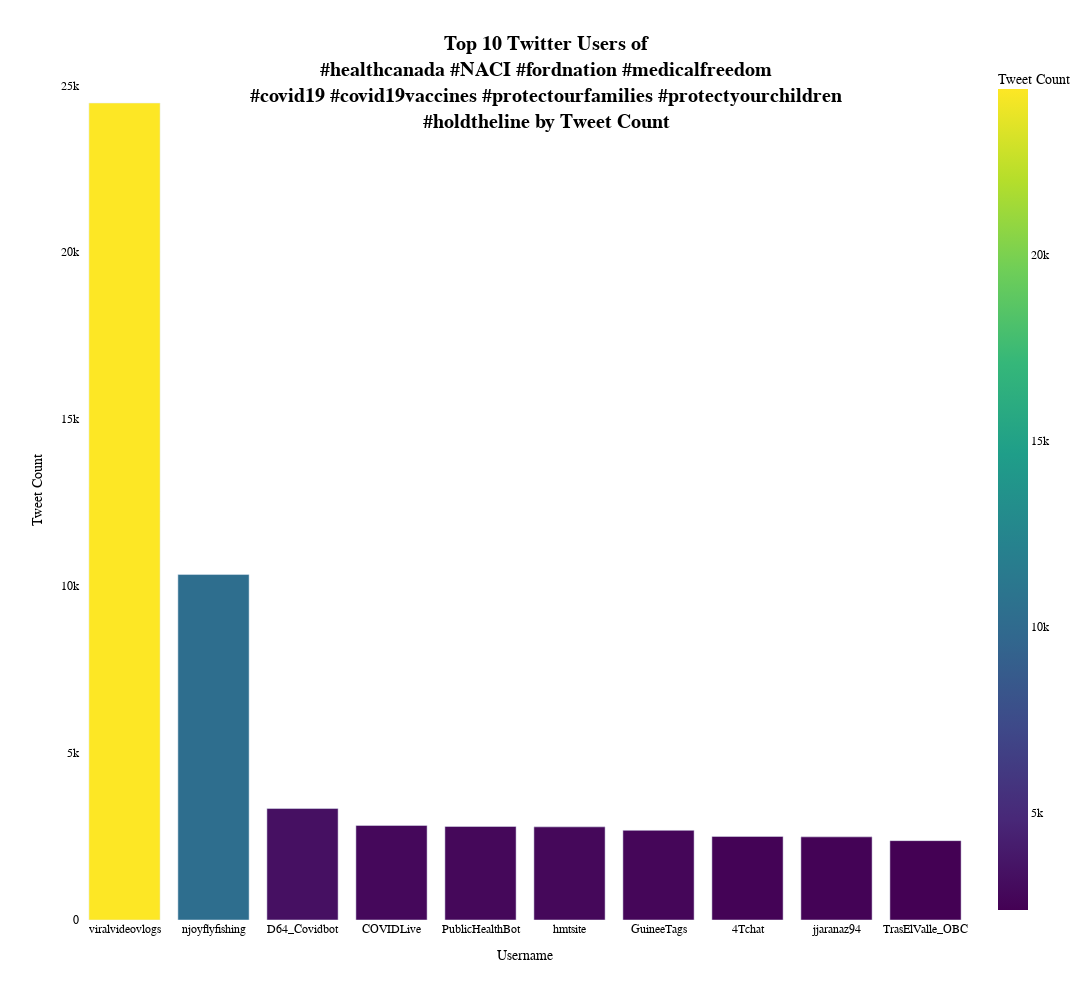

Notebook code cell kept with this figure:
### Code cell
import pandas as pd
import plotly.express as px

userInfo = pd.read_csv("/home/nruest/Projects/digfemcan/twitter-data/105683SP3QFISO4-user-info.csv")

tweeters = userInfo['screen_name'].value_counts().rename_axis("Username").reset_index(name="Count").head(10)

fig = px.bar(tweeters, 
             x='Username', 
             y='Count', 
             labels={'Username': 'Twitter Username', 'Count': 'Tweet Count'},
             color='Count',
             color_continuous_scale='Viridis'
            )

fig.update_layout(
    title={
        'text': 'Top 10 Twitter Users of<br>#healthcanada #NACI #fordnation #medicalfreedom<br>#covid19 #covid19vaccines #protectourfamilies #protectyourchildren<br>#holdtheline by Tweet Count',
        'font': {
            'size': 20,
            'family': 'Arial, sans-serif',
            'color': 'black',
            'weight': 'bold'
        },
        'x': 0.5,
        'xanchor': 'center',
        'y': 0.95,
        'yanchor': 'top'
    },
    xaxis_title='Username',
    yaxis_title='Tweet Count',
    plot_bgcolor='rgba(0,0,0,0)',
    paper_bgcolor='rgba(0,0,0,0)',
    font=dict(family="Arial, sans-serif", size=12, color="black"),
    width=1200,
    height=1000,
)

fig.show()

### Figure 1 — Plotly figure (JSON) as saved in the notebook; plotly's stock layout.template omitted (floating-point values rounded to 4 significant figures)
{"data": [{"alignmentgroup": "True", "hovertemplate": "Twitter Username=%{x}<br>Tweet Count=%{marker.color}<extra></extra>", "legendgroup": "", "marker": {"color": [24471, 10348, 3339, 2831, 2801, 2790, 2685, 2503, 2490, 2377], "coloraxis": "coloraxis", "pattern": {"shape": ""}}, "name": "", "offsetgroup": "", "orientation": "v", "showlegend": false, "textposition": "auto", "type": "bar", "x": ["viralvideovlogs", "njoyflyfishing", "D64_Covidbot", "COVIDLive", "PublicHealthBot", "hmtsite", "GuineeTags", "4Tchat", "jjaranaz94", "TrasElValle_OBC"], "xaxis": "x", "y": [24471, 10348, 3339, 2831, 2801, 2790, 2685, 2503, 2490, 2377], "yaxis": "y"}], "layout": {"barmode": "relative", "coloraxis": {"colorbar": {"title": {"text": "Tweet Count"}}, "colorscale": [[0, "#440154"], [0.1111, "#482878"], [0.2222, "#3e4989"], [0.3333, "#31688e"], [0.4444, "#26828e"], [0.5556, "#1f9e89"], [0.6667, "#35b779"], [0.7778, "#6ece58"], [0.8889, "#b5de2b"], [1, "#fde725"]]}, "font": {"color": "black", "family": "Arial, sans-serif", "size": 12}, "height": 1000, "legend": {"tracegroupgap": 0}, "margin": {"t": 60}, "paper_bgcolor": "rgba(0, 0, 0, 0)", "plot_bgcolor": "rgba(0, 0, 0, 0)", "title": {"font": {"color": "black", "family": "Arial, sans-serif", "size": 20, "weight": "bold"}, "text": "Top 10 Twitter Users of<br>#healthcanada #NACI #fordnation #medicalfreedom<br>#covid19 #covid19vaccines #protectourfamilies #protectyourchildren<br>#holdtheline by Tweet Count", "x": 0.5, "xanchor": "center", "y": 0.95, "yanchor": "top"}, "width": 1200, "xaxis": {"anchor": "y", "autorange": true, "domain": [0, 1], "range": [-0.5, 9.5], "title": {"text": "Username"}, "type": "category"}, "yaxis": {"anchor": "x", "autorange": true, "domain": [0, 1], "range": [0, 25760.0], "title": {"text": "Tweet Count"}, "type": "linear"}}}
